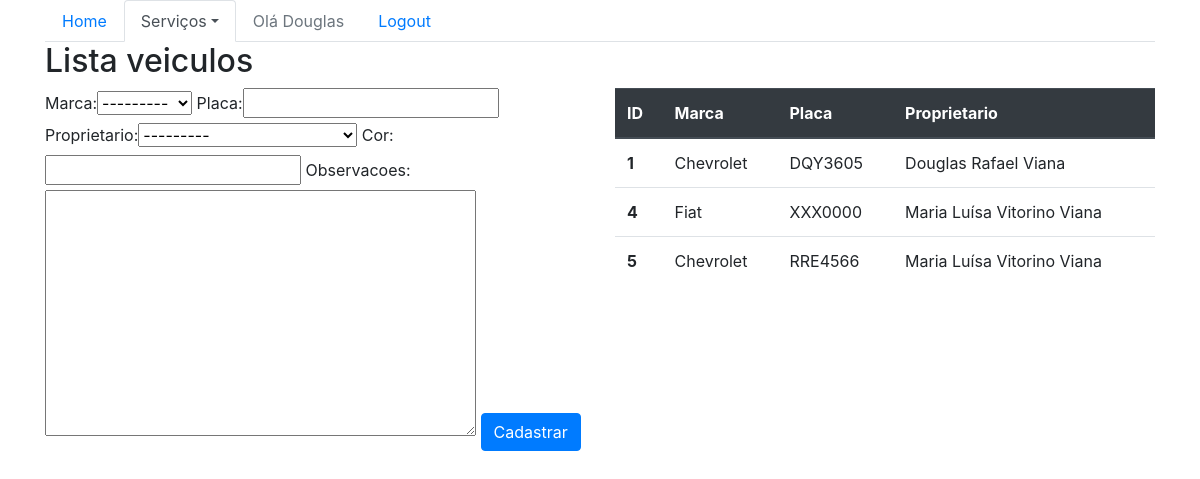
Page /sistema/veiculos/ (signed in) on the committed database.
### core/models.py (models this page shows, shortened)
class Veiculo(models.Model):
    marca = models.ForeignKey(Marca, on_delete=models.CASCADE)
    placa = models.CharField(max_length=7)
    proprietario = models.ForeignKey(Pessoa, on_delete=models.CASCADE)
    cor = models.CharField(max_length=15)
    observacoes = models.TextField()

class Marca(models.Model):
    nome = models.CharField(max_length=50)
    def __str__(self):
        return self.nome

class Pessoa(models.Model):
    nome = models.CharField(max_length=100)
    endereco = models.CharField(max_length=200)
    telefone = models.CharField(max_length=20)
    def __str__(self):
        return self.nome

### core/views.py (the view)
@login_required(login_url='/accounts/login/')
def lista_veiculos(request):
    veiculos = Veiculo.objects.all()
    form = VeiculoForm()
    data = {'veiculos': veiculos, 'form': form}
    return render(request, 'core/lista_veiculos.html', data)

### core/forms.py
class VeiculoForm(ModelForm):
    class Meta:
        model = Veiculo
        fields = '__all__'

### core/templates/core/lista_veiculos.html (shortened to what this page needs)
{% extends 'base.html' %}
{% load bootstrap %}
{% block menu %}
    <ul class="nav nav-tabs">
        <li class="nav-item">
            <a class="nav-link" href="{% url 'core_home' %}">Home</a>
        </li>
        <li class="nav-item dropdown">
            <a class="nav-link dropdown-toggle active" data-toggle="dropdown" href="#" role="button" aria-haspopup="true" aria-expanded="false">Serviços</a>
        </li>
        {% if user.is_authenticated %}
            <li class="nav-item">
                <a class="nav-link disabled" href="#">Olá {{ user }}</a>
            </li>
            <li class="nav-item">
                <a class="nav-link" href="{% url 'logout' %}">Logout</a>
            </li>
        {% else %}
            <li class="nav-item">
                <a class="nav-link" href="{% url 'login' %}">Login</a>
            </li>
        {% endif %}
    </ul>
{% endblock %}
{% block main %}
    <div class="row">
        <div class="col-sm-6">
            <h2>Lista veiculos</h2>
        </div>
    </div>
    <div class="row">
        <div class="col-sm-6">
            <form action="{% url 'core_veiculo_novo' %}" method="POST">
                {{ form|bootstrap }}
                <button type="submit" class="btn btn-primary">Cadastrar</button>
            </form>
        </div>
        <div class="col-sm-6">
            <table class="table">
                <thead class="thead-dark">
                    <tr>
                    <th scope="col">ID</th>
                    <th scope="col">Marca</th>
                    <th scope="col">Placa</th>
                    <th scope="col">Proprietario</th>
                    </tr>
                </thead>
                <tbody>
                    {% for veiculo in veiculos %}
                        <tr>
                            <th scope="row">{{ veiculo.id}}</th>
                            <td>{{ veiculo.marca}}</td>
                            <td>{{ veiculo.placa}}</td>
                            <td>{{ veiculo.proprietario}}</td>
                        </tr>
                    {% endfor%}
                </tbody>
            </table>
        </div>
    </div>
{% endblock %}

### rows in the picture
Veiculo: id "1", marca "Chevrolet", placa "DQY3605", proprietario "Douglas Rafael Viana"
Veiculo: id "4", marca "Fiat", placa "XXX0000", proprietario "Maria Luísa Vitorino Viana"
Veiculo: id "5", marca "Chevrolet", placa "RRE4566", proprietario "Maria Luísa Vitorino Viana"

### other values in the picture
{{ user }} "Douglas"
